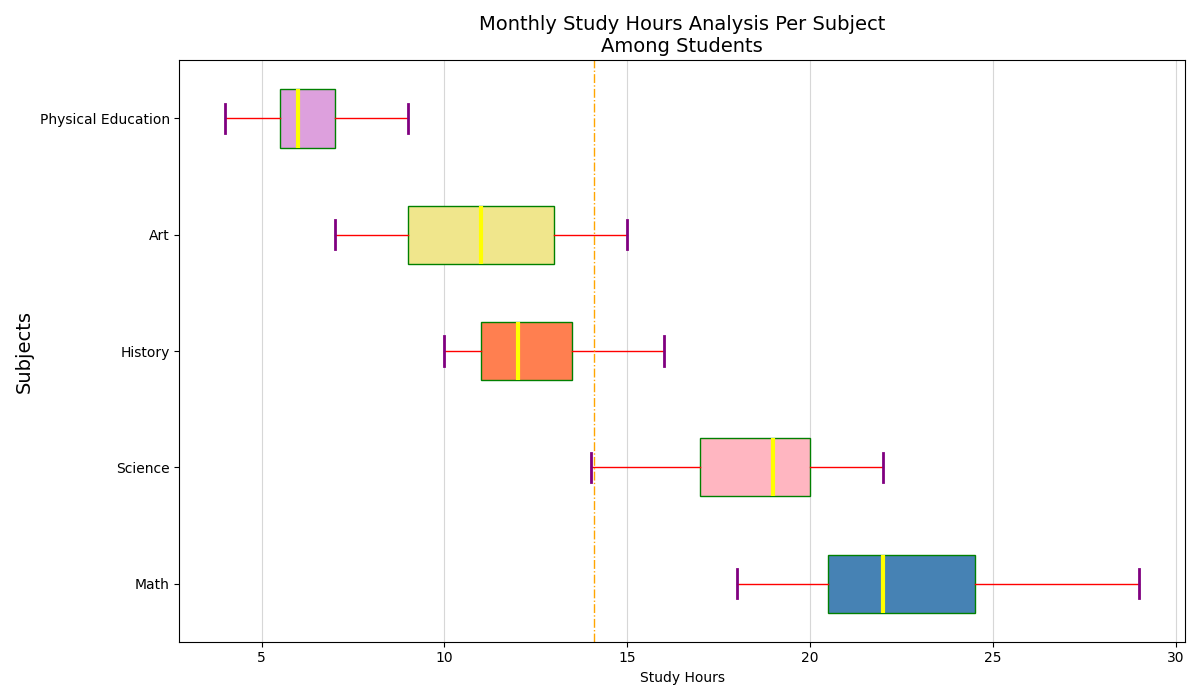

Source code (Python):
import matplotlib.pyplot as plt
import numpy as np

# Data: Hours spent on each subject by students over a month
study_data = [
    [20, 22, 19, 21, 23, 24, 22, 21, 25, 26, 28, 29, 18, 20, 21],
    [18, 17, 16, 19, 20, 22, 21, 19, 18, 17, 15, 14, 19, 20, 21],
    [10, 12, 11, 13, 14, 15, 13, 14, 16, 11, 10, 12, 10, 11, 12],
    [8, 9, 7, 10, 12, 15, 14, 11, 13, 13, 11, 9, 8, 10, 13],
    [5, 6, 7, 6, 8, 9, 7, 6, 5, 4, 5, 6, 6, 7, 8]
]

subjects = ['Math', 'Science', 'History', 'Art', 'Physical Education']

plt.figure(figsize=(12, 7))
bp = plt.boxplot(study_data, vert=False, patch_artist=True, notch=False,
                 boxprops=dict(color='green'),
                 medianprops=dict(color='yellow', linewidth=3),
                 whiskerprops=dict(color='red', linewidth=1),
                 capprops=dict(color='purple', linewidth=2),
                 flierprops=dict(marker='x', color='black', markersize=10, linestyle='none', markeredgecolor='black'))

# New colors for each subject
new_colors = ['steelblue', 'lightpink', 'coral', 'khaki', 'plum']
for patch, color in zip(bp['boxes'], new_colors):
    patch.set_facecolor(color)

plt.title('Monthly Study Hours Analysis Per Subject\nAmong Students', fontsize=14, fontweight='normal')
plt.ylabel('Subjects', fontsize=14)
plt.xlabel('Study Hours', fontsize=10)
plt.yticks(range(1, len(subjects) + 1), subjects)
plt.grid(axis='x', linestyle='-', alpha=0.5)
average_study_time = np.mean([item for sublist in study_data for item in sublist])
plt.axvline(average_study_time, color='orange', linestyle='-.', linewidth=1, label=f'Mean: {average_study_time:.2f} hrs')
plt.tight_layout()
plt.show()
